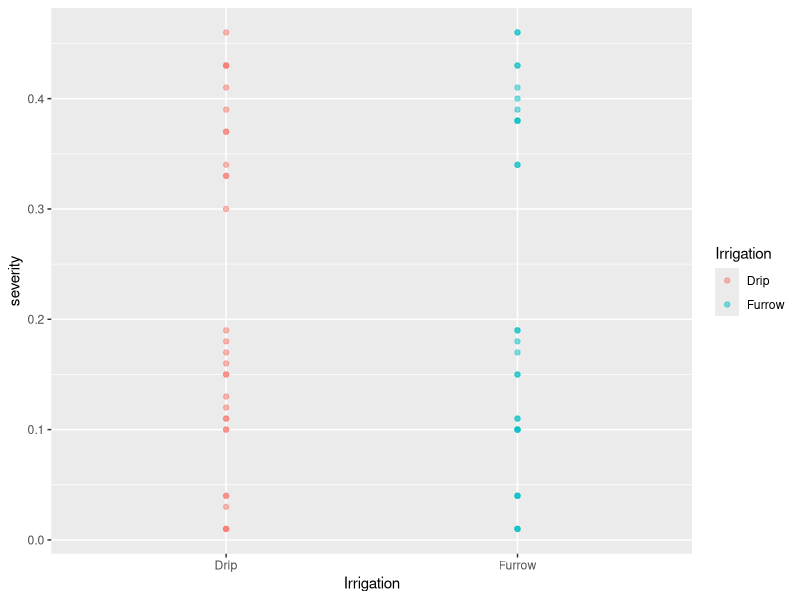
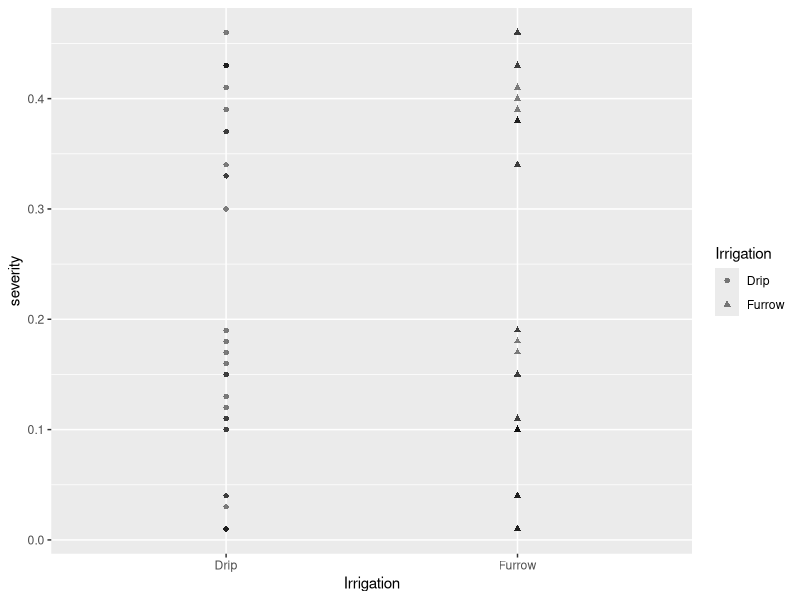
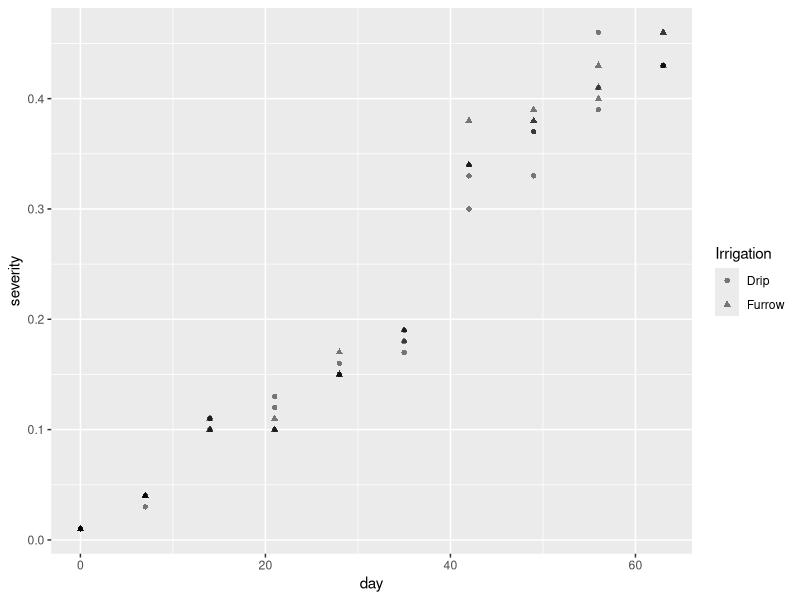
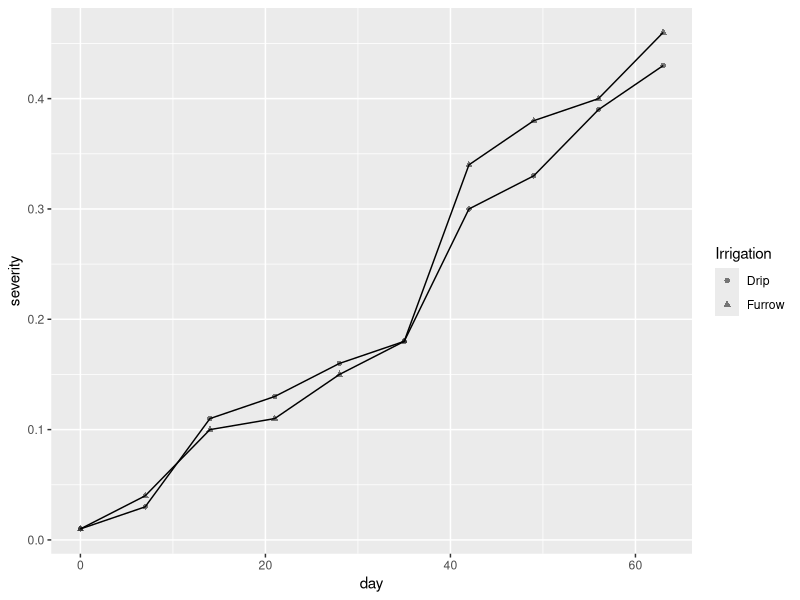
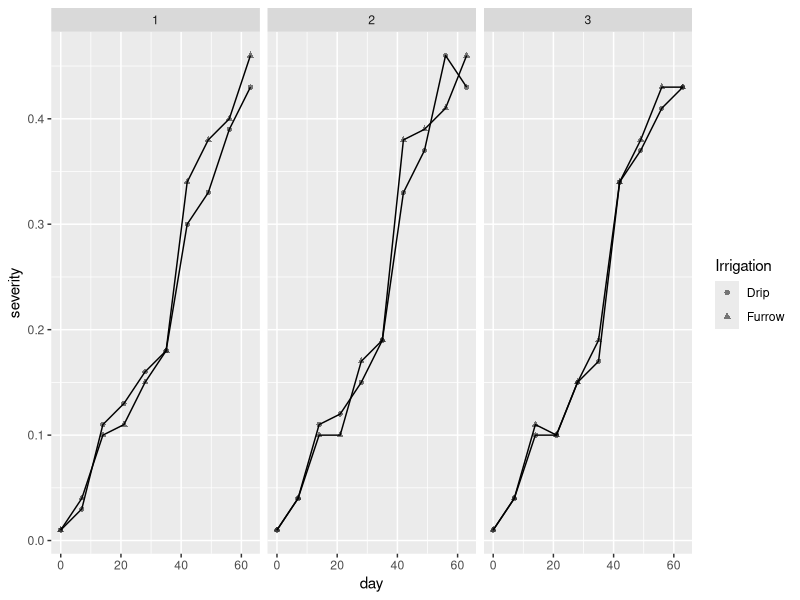
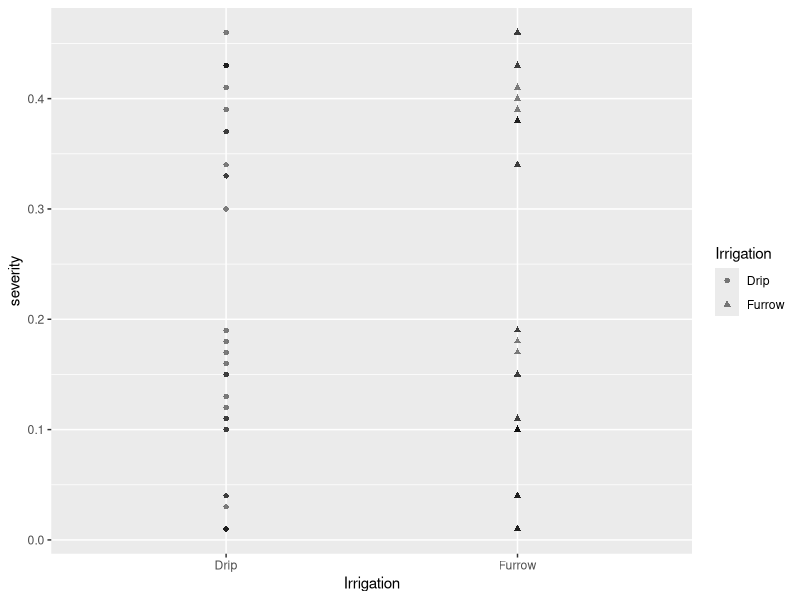
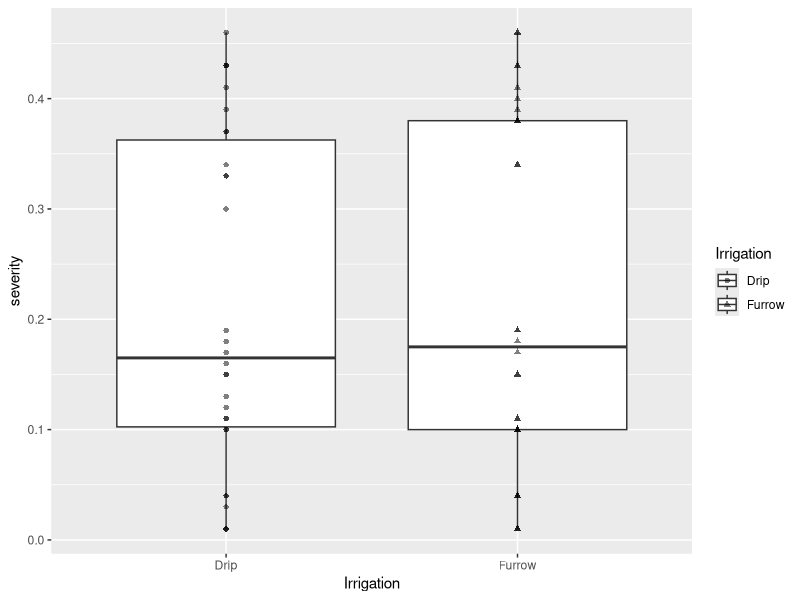
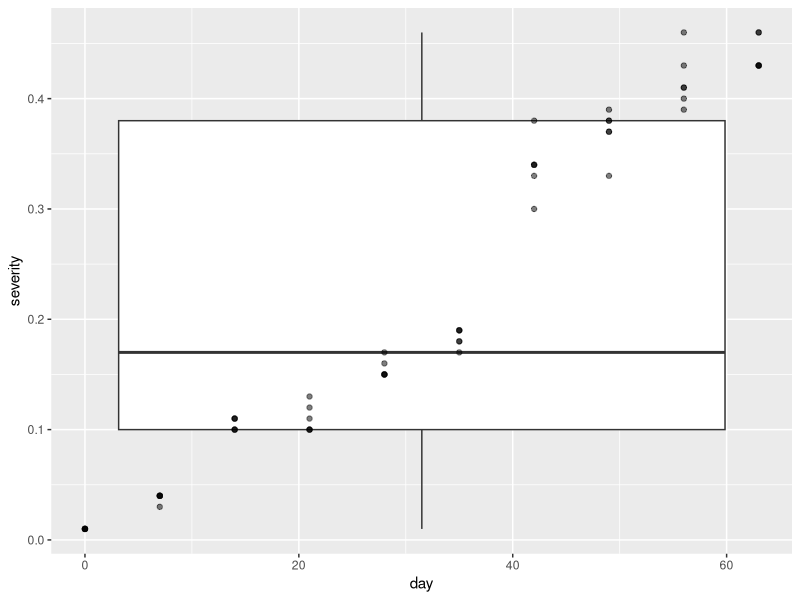

The R script that drew these images, in order:
## ---- chunk 1
library(tidyverse)
mg <- read_csv("dados-diversos.csv")

## ---- chunk 2
library(ggplot2)
## ---- chunk 3
mg |>
  ggplot(aes(Irrigation, severity, color = Irrigation))+
  geom_point(alpha = 0.5)
## ---- chunk 4
mg |>
  ggplot(aes(Irrigation, severity, shape = Irrigation))+
  geom_point(alpha = 0.5)
## ---- chunk 5
# mudando para a variável day
mg |> 
  ggplot(aes(day, severity, shape = Irrigation))+
  geom_point(alpha = 0.5)

# Deixando apenas 1 repetição - função filter e alterando para gráfico de linhas
mg |> 
  filter(rep == 1) |>
  ggplot(aes(day, severity, shape = Irrigation))+
  geom_point(alpha = 0.5)+geom_line()
## ---- chunk 6
# Dividindo o número de repetições - função facet_wrap
mg |> 
  ggplot(aes(day, severity, shape = Irrigation))+
  geom_point(alpha = 0.5)+
  geom_line()+
  facet_wrap(~rep)
## ---- chunk 7
#Função select - seleciona colunas
mg |> 
select(Irrigation, severity) |>
ggplot(aes(Irrigation, severity, shape = Irrigation))+geom_point(alpha = 0.5)
## ---- chunk 8
mg |> 
  select(Irrigation, severity) |>
  ggplot(aes(Irrigation, severity, shape = Irrigation))+geom_boxplot()+
  geom_point(alpha = 0.5)

# Mudando a variável irrigação por day
mg |> 
  select(day, severity) |>
  ggplot(aes(day, severity))+
  geom_boxplot()+
  geom_point(alpha = 0.5)

# Separando por grupo - função group
mg |> 
  select(day, severity) |>
  ggplot(aes(day, severity, group = day))+
  geom_boxplot()+
  geom_point()

# Retirando group e geom_boxplot
mg |> 
  select(day, severity) |>
  ggplot(aes(day, severity))+
  geom_point()

# Agrupando por repetição: As primeiras 3 linhas separam a severidade por dia.
mg |> 
  select(day, rep, severity) |>
  group_by(day) |>
  summarise(sev = mean(severity)) |>
  ggplot(aes(day, sev))+
  geom_point()
## ---- chunk 9
mg2 <- mg  |> 
  select(day, rep, severity) |>
  group_by(day) |>
  summarise(sev = mean(severity)) |>
  ggplot(aes(day, sev))+
  geom_point()

